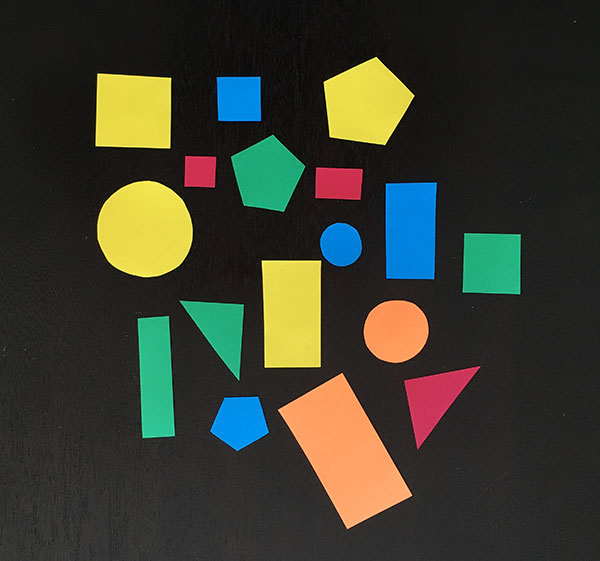
#> input picture image.jpg, 600 x 561 px, given in place of the camera
$ python test315_binaryContour.py   (older library calls are emulated)
#> lines starting #> are read from the running program, lines starting #| are printed output that depends on the picture; after the words box and inside, x2 and y2 are one past the last pixel; in counts of white or black regions, pixels touching at a corner belong together; long printed decimals are rounded
# Goal: for all objects in the image, segment them out, draw them on a blank image and print the perimeter adn area

import numpy as np
import cv2
import random

cap = cv2.VideoCapture(0)

while (1):

    _, frame = cap.read()
#> frame is the input picture: shape (561, 600, 3); mean B, G, R 47.2, 60.1, 58.4
    cv2.imshow("Original", frame)

    gray = cv2.cvtColor(frame, cv2.COLOR_BGR2GRAY)
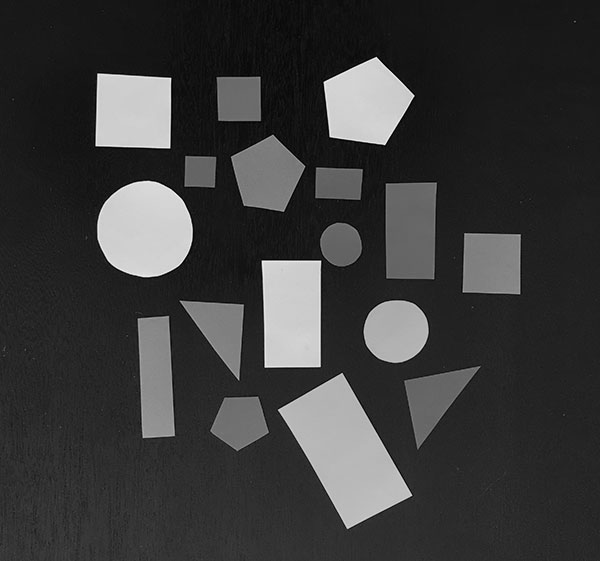
#> gray: shape (561, 600); min 0, max 243, mean 58.1
    blur = cv2.GaussianBlur(gray, (3, 3), 0)

    thresh = cv2.adaptiveThreshold(blur, 255, cv2.ADAPTIVE_THRESH_GAUSSIAN_C, cv2.THRESH_BINARY_INV, 205, 1)
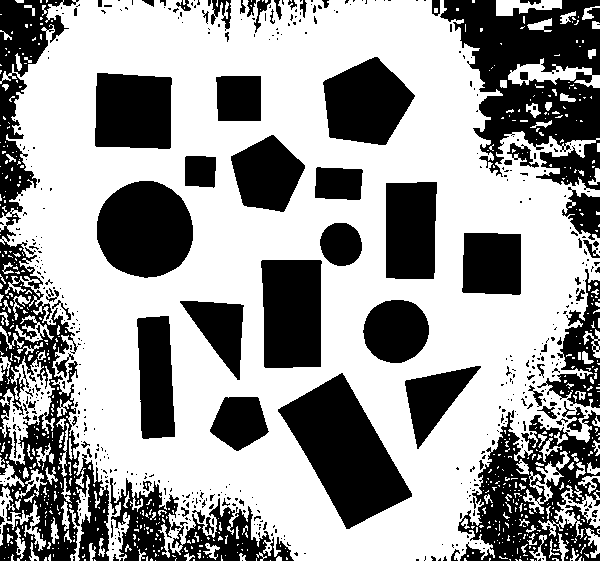
#> thresh: shape (561, 600); 61% white; 554 black regions (467 under 20 px)
    # inversing the threshold because the foreground is white and we want to take out the objects which are going to be darker than this colour
    cv2.imshow("Binary", thresh)

    _, contours, _ = cv2.findContours(thresh, cv2.RETR_TREE, cv2.CHAIN_APPROX_SIMPLE)
#> contours = 1339 contours, 1152 with area under 20; largest, box (x1, y1, x2, y2) and area: (0, 0, 600, 561) 256031, (277, 372, 413, 530) 10434, (96, 180, 194, 279) 7476, (260, 259, 323, 369) 6371, (322, 56, 416, 146) 5720
    # underscore to not use the first return
    print(len(contours))
#| 1339

    filtered = []
    for c in contours:
        if cv2.contourArea(c) < 1000:continue
        filtered.append(c)
#> this loop made 1339 passes
#> c on passes 1 to 3: [[535, 560]], [[270, 560]], [[155, 560]]
#> after the loop, filtered = 19 contours; largest, box (x1, y1, x2, y2) and area: (0, 0, 600, 561) 256031, (277, 372, 413, 530) 10434, (96, 180, 194, 279) 7476, (260, 259, 323, 369) 6371, (322, 56, 416, 146) 5720

    print(len(filtered))
#| 19

    objects = np.zeros([frame.shape[0], frame.shape[1], 3], 'uint8')
    for c in filtered:
        col = (random.randint(0, 255), random.randint(0, 255), random.randint(0, 255))
        cv2.drawContours(objects, [c], -1, col, -1)
        area = cv2.contourArea(c)
        p = cv2.arcLength(c, True)
        print(area, p)
#> this loop made 19 passes
#> (col, area, p) on passes 1 to 12: ((197, 215, 20), 2354, 928.7), ((132, 248, 207), 1050.5, 365), ((155, 244, 183), 256031, 7602.3), ((111, 71, 144), 2298, 191), ((71, 48, 128), 10433.5, 461.6), ((75, 158, 50), 2873.5, 267.5), ((37, 169, 241), 4082.5, 314.5), ((51, 181, 222), 2669.5, 249.6), ((161, 104, 244), 3358.5, 216.9), ((226, 133, 31), 6371, 335), ((7, 47, 204), 3599.5, 239.6), ((0, 252, 170), 1492.5, 144.1)
#| 2354.0 928.690
#| 1050.5 365.037
#| 256031.0 7602.313
#| 2298.0 190.995
#| 10433.5 461.571
#| 2873.5 267.522
#| 4082.5 314.527
#| 2669.5 249.581
#> (further printed lines are left out)
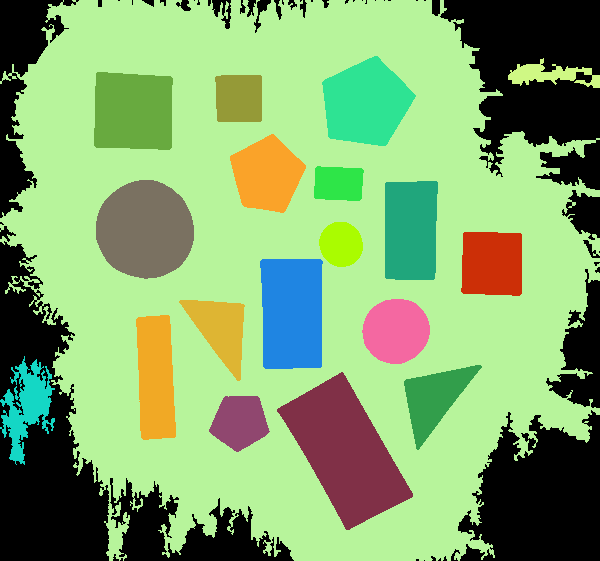
#> objects: shape (561, 600, 3); mean of channels 0, 1, 2 108.7, 168, 130.2; drawn as B, G, R

    cv2.imshow("Contours", objects)

    k = cv2.waitKey(5) & 0xFF
#> (key Esc is pressed here)
    if k == 27:
        break

cv2.destroyAllWindows()
cap.release()

$ run again, on disparity_map.jpg
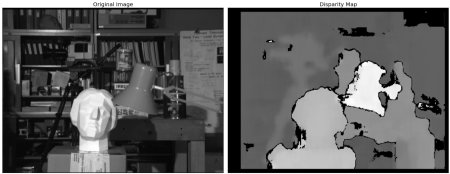
#> input picture disparity_map.jpg, 450 x 174 px, given in place of the camera
#> frame is the input picture: shape (174, 450, 3); min 0, max 255, mean 95.2
#> `thresh = cv2.adaptiveThreshold(blur, 255, cv2.ADAPTIVE_THRESH_GAUSSIAN..`:
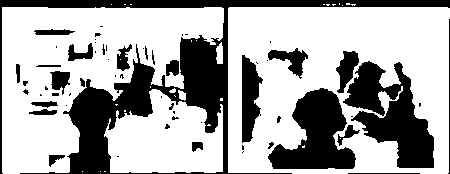
#> thresh: shape (174, 450); 66.6% white; 60 black regions (34 under 20 px)
#> contours = 90 contours, 55 with area under 20; largest, box (x1, y1, x2, y2) and area: (228, 7, 450, 174) 36394, (2, 7, 224, 174) 20799, (104, 89, 223, 173) 6930, (342, 60, 435, 169) 5221, (267, 87, 357, 170) 4196
#| 90
#> the loop `for c in contours:` made 90 passes
#> c on passes 1 to 8: [[104, 171], [105, 171]], [[100, 171]], [[82, 171]], [[208, 124], [207, 125], [210, 125], [209, 124]], [[124, 110], [124, 111], [125, 111], [125, 110]], [[115, 104], [116, 105], [117, 104]], [[220, 98], [220, 100], [222, 100], [222, 98]], [[174, 95], [175, 96]]
#> after the loop `for c in contours:`: filtered = 6 contours; box (x1, y1, x2, y2) and area: (228, 7, 450, 174) 36394, (2, 7, 224, 174) 20799, (104, 89, 223, 173) 6930, (342, 60, 435, 169) 5221, (267, 87, 357, 170) 4196, (241, 54, 264, 144) 1311
#| 6
#> the loop `for c in filtered:` made 6 passes
#> (col, area, p) on passes 1 to 6: ((197, 215, 20), 6929.5, 514.5), ((132, 248, 207), 36393.5, 771.9), ((155, 244, 183), 4195.5, 361.3), ((111, 71, 144), 5221, 645.3), ((71, 48, 128), 1311, 216.2), ((75, 158, 50), 20799, 1022.3)
#> (printed output is left out)
#> after the loop `for c in filtered:`:
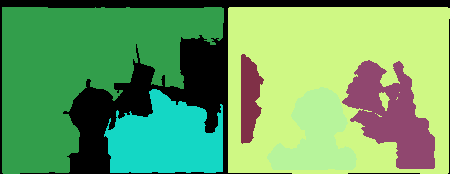
#> objects: shape (174, 450, 3); mean of channels 0, 1, 2 99.1, 162.9, 105.5; drawn as B, G, R
